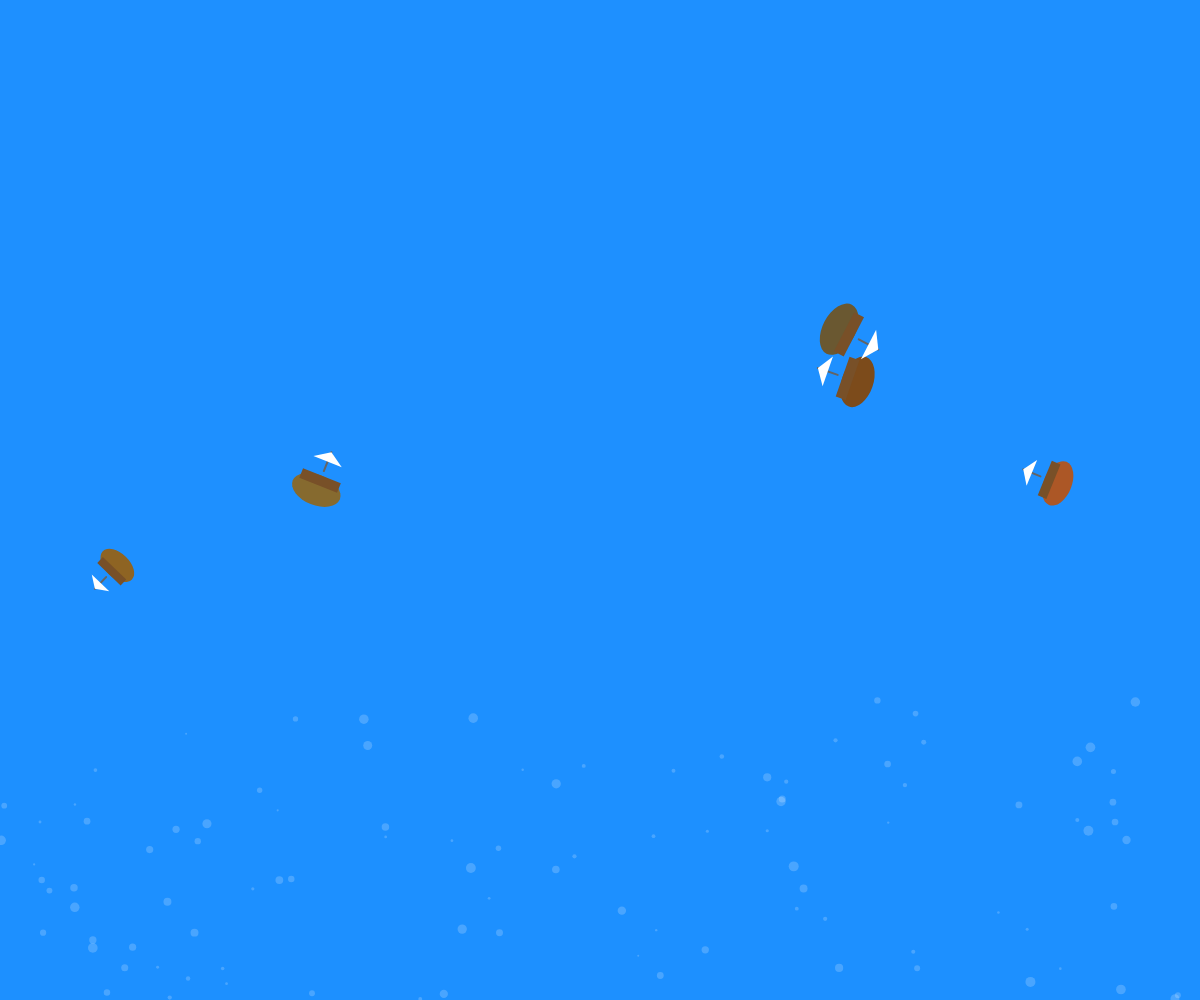
Frame 1 (no input)
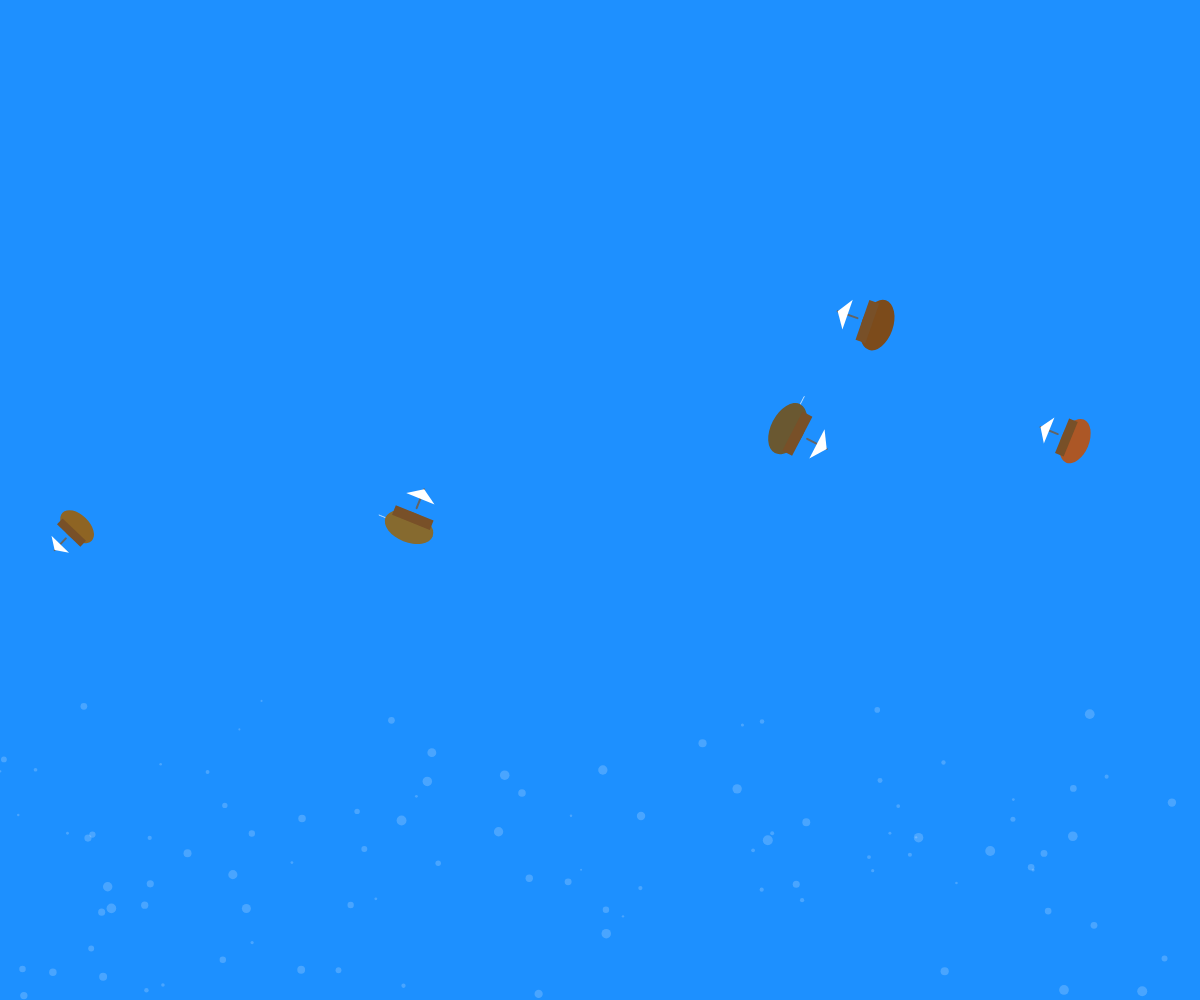
Frame 60 (no input)
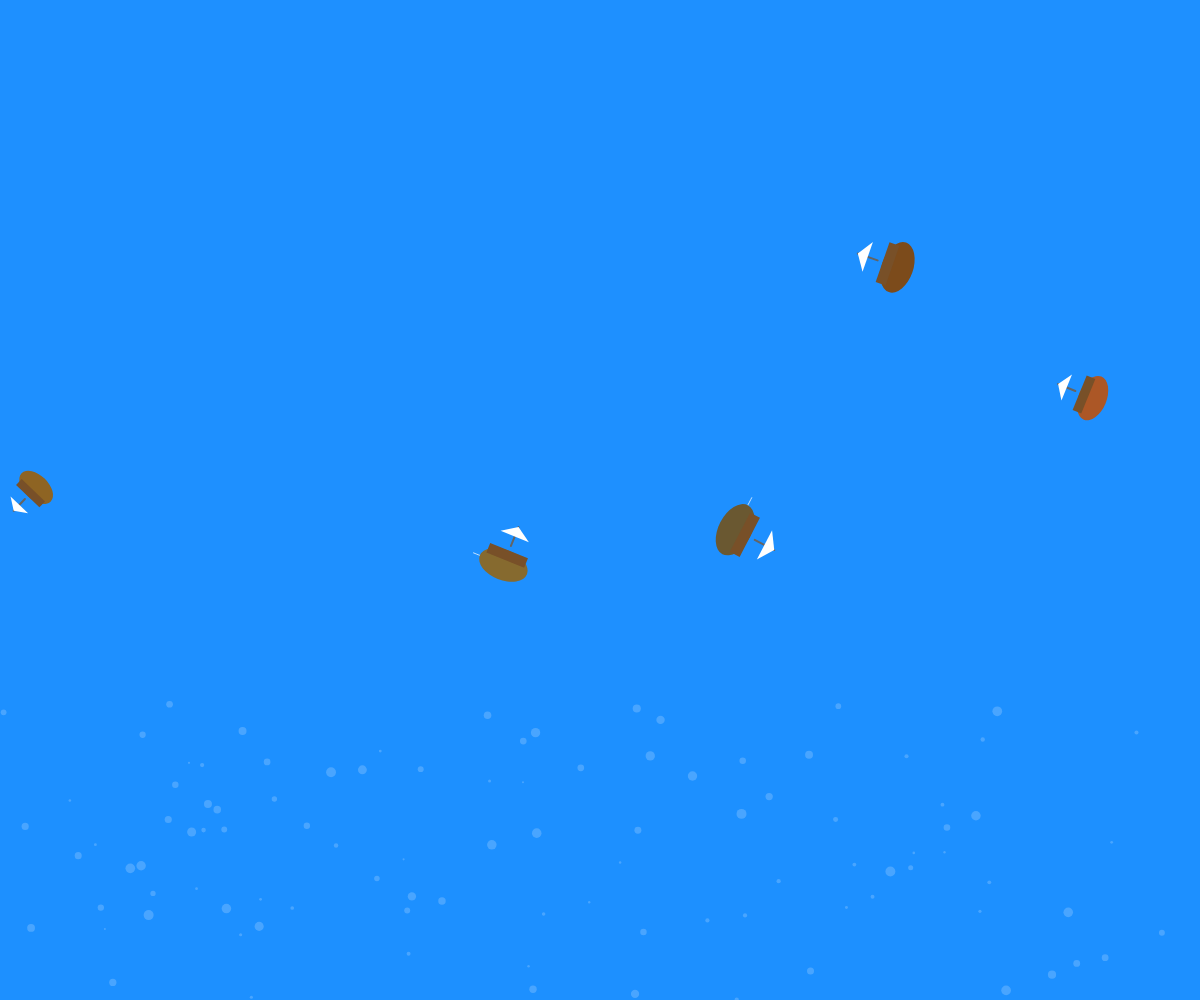
Frame 120 (the mouse pressed at the canvas centre since frame 60)

The p5.js sketch that drew these frames (run headless with seeded random() and noise() and a simulated clock; from frame 60 on, the mouse is pressed at the canvas centre):

// p5.js sketch
// ── sketch.js
let ships = [];
let waterRipples = [];
let water;

function setup() {
  createCanvas(windowWidth, windowHeight);
  water = color(30, 144, 255);
  
  // Create ships with random properties
  for (let i = 0; i < 5; i++) {
    ships.push({
      x: random(width),
      y: random(height * 0.3, height * 0.7),
      size: random(30, 60),
      speed: random(0.5, 2),
      angle: random(TWO_PI),
      color: color(random(100, 180), random(60, 120), random(20, 60)),
      trail: []
    });
  }
  
  // Initialize water ripples
  for (let i = 0; i < 100; i++) {
    waterRipples.push({
      x: random(width),
      y: random(height * 0.7, height),
      size: random(2, 10),
      speed: random(0.5, 2),
      angle: random(TWO_PI),
      life: random(100, 300)
    });
  }
}

function draw() {
  background(water);
  
  // Draw water surface
  noStroke();
  fill(30, 144, 255, 100);
  rect(0, height * 0.7, width, height * 0.3);
  
  // Update and draw water ripples
  for (let ripple of waterRipples) {
    ripple.x += cos(ripple.angle) * ripple.speed;
    ripple.y += sin(ripple.angle) * ripple.speed;
    ripple.life--;
    
    if (ripple.life <= 0 || ripple.x < 0 || ripple.x > width || ripple.y < height * 0.7 || ripple.y > height) {
      ripple.x = random(width);
      ripple.y = random(height * 0.7, height);
      ripple.life = random(100, 300);
    }
    
    noStroke();
    fill(255, 50);
    ellipse(ripple.x, ripple.y, ripple.size, ripple.size);
  }
  
  // Update and draw ships
  for (let ship of ships) {
    // Move ship
    ship.x += cos(ship.angle) * ship.speed;
    ship.y += sin(ship.angle) * ship.speed;
    
    // Bounce off edges
    if (ship.x < 0 || ship.x > width) {
      ship.angle = PI - ship.angle;
    }
    if (ship.y < 0 || ship.y > height) {
      ship.angle = -ship.angle;
    }
    
    // Add to trail
    ship.trail.push({x: ship.x, y: ship.y});
    if (ship.trail.length > 20) {
      ship.trail.shift();
    }
    
    // Draw wake
    drawWake(ship);
    
    // Draw ship
    push();
    translate(ship.x, ship.y);
    rotate(ship.angle);
    drawShip(ship);
    pop();
  }
}

function drawShip(ship) {
  // Ship hull (wooden texture)
  fill(ship.color);
  noStroke();
  ellipse(0, 0, ship.size, ship.size * 0.6);
  
  // Ship deck
  fill(120, 80, 40);
  rect(-ship.size * 0.4, -ship.size * 0.3, ship.size * 0.8, ship.size * 0.2);
  
  // Mast and sail
  stroke(100);
  strokeWeight(2);
  line(0, -ship.size * 0.4, 0, -ship.size * 0.8);
  fill(255);
  noStroke();
  triangle(0, -ship.size * 0.8, 
           -ship.size * 0.3, -ship.size * 0.6,
           ship.size * 0.3, -ship.size * 0.6);
}

function drawWake(ship) {
  // Draw wake trail
  noFill();
  stroke(255, 150);
  strokeWeight(1);
  
  beginShape();
  for (let i = 0; i < ship.trail.length; i++) {
    let point = ship.trail[i];
    let alpha = map(i, 0, ship.trail.length, 0, 200);
    stroke(255, alpha);
    vertex(point.x, point.y);
  }
  endShape();
  
  // Draw fading particles
  for (let i = 0; i < 3; i++) {
    let t = frameCount * 0.05 + i;
    let x = ship.x + random(-10, 10);
    let y = ship.y + random(-10, 10);
    let size = random(2, 6);
    
    noStroke();
    fill(255, 100);
    ellipse(x, y, size, size);
  }
}

function windowResized() {
  resizeCanvas(windowWidth, windowHeight);
}
